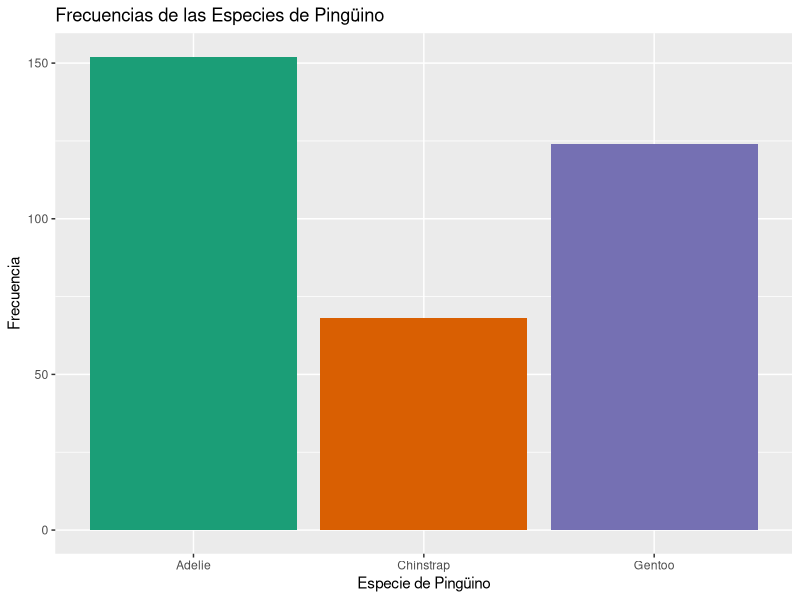
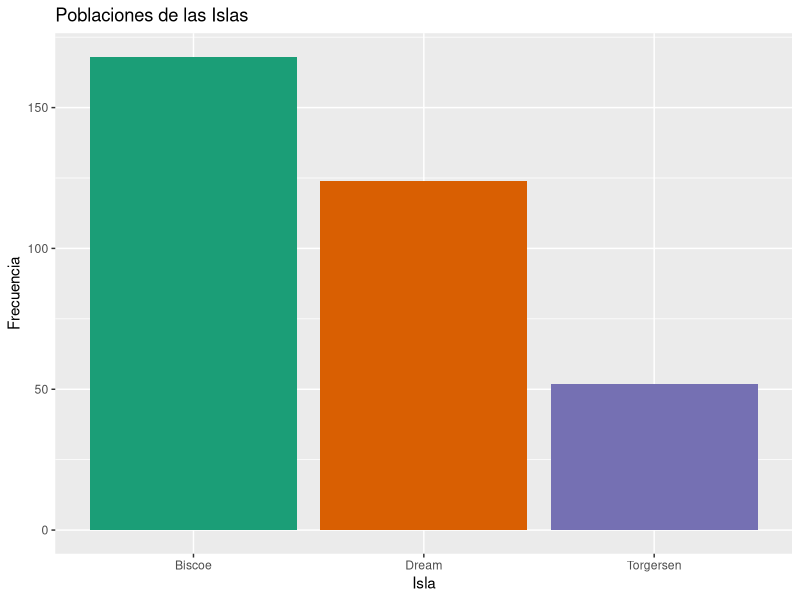
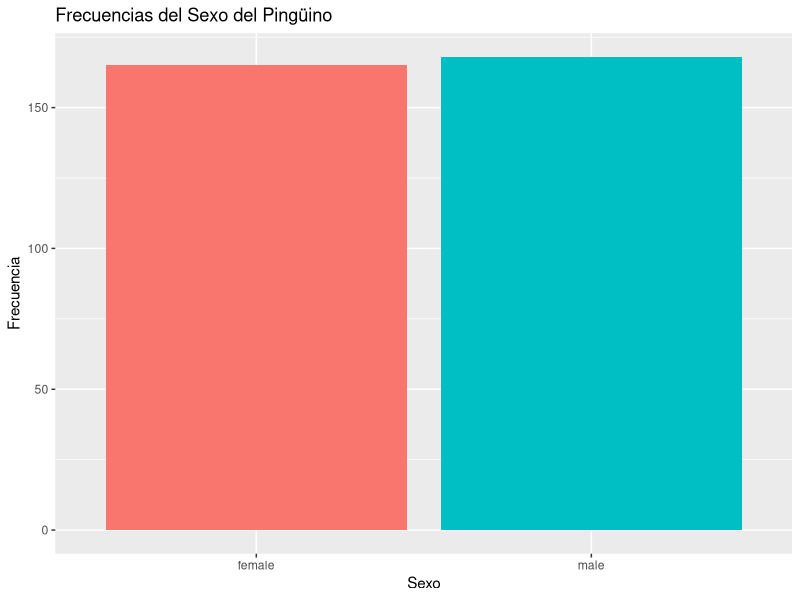
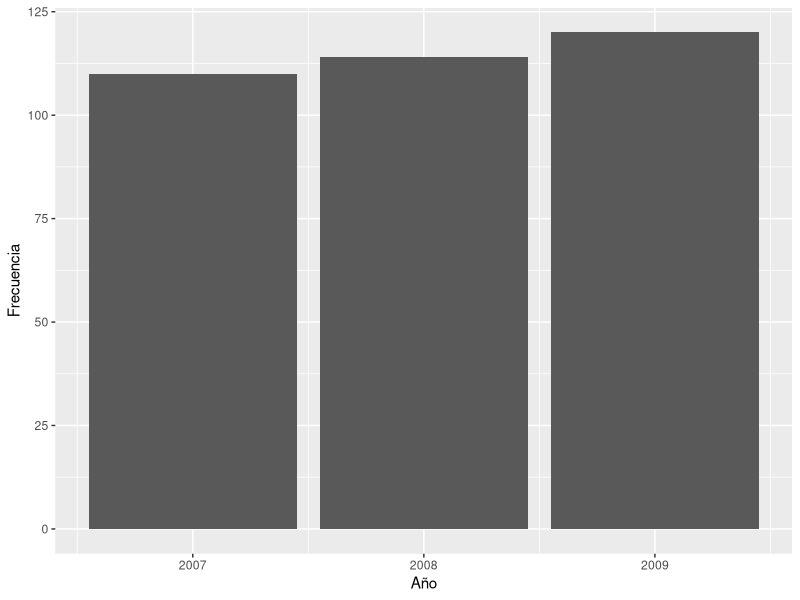
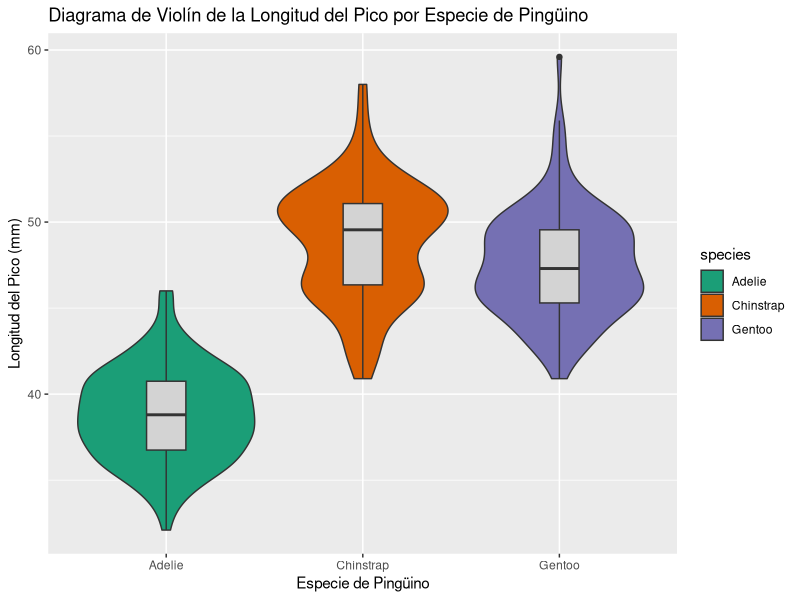
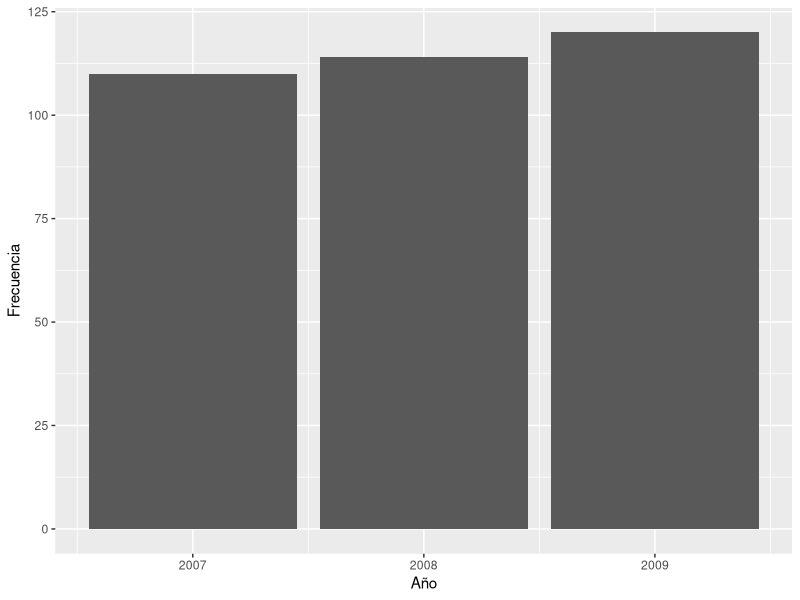
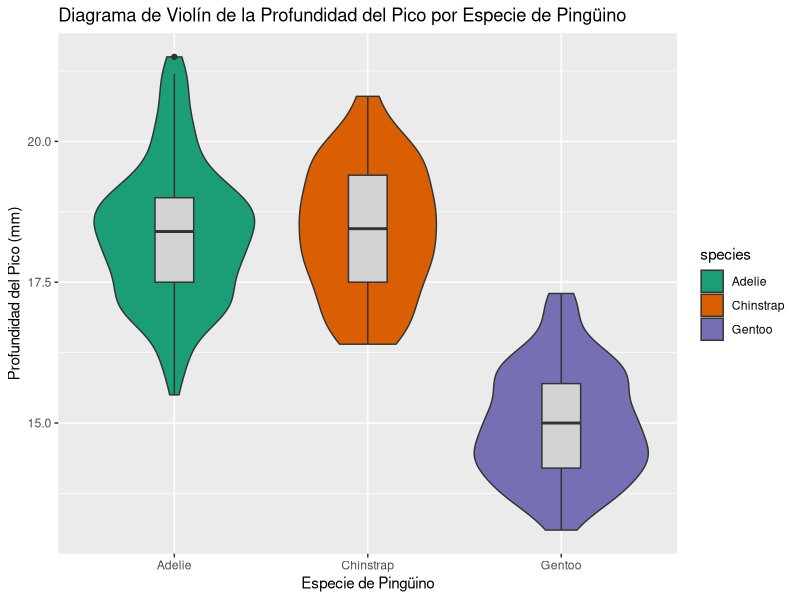
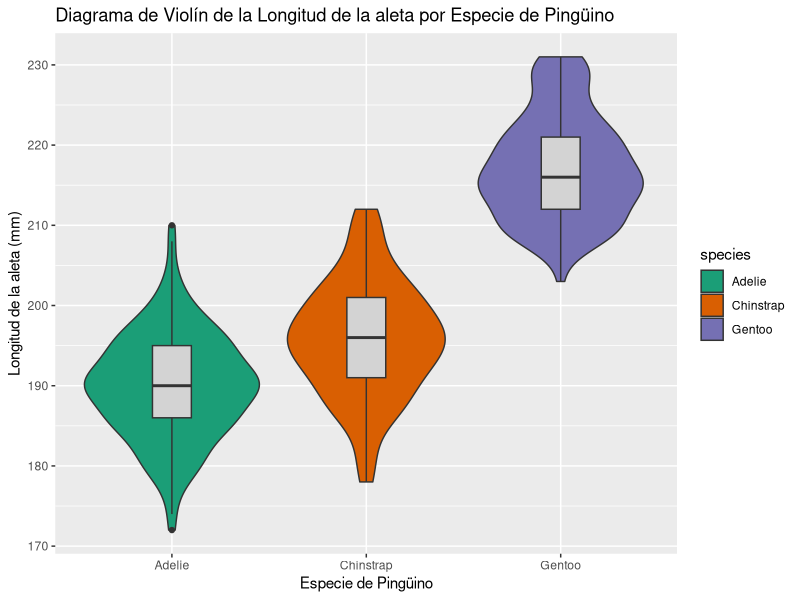

Here is the R script that generated these plots, in order:
## ---- chunk 1
library(palmerpenguins)
library(ggplot2)
#library(stat_binhex)
library(corrplot)
library(tidyr)
## ---- chunk 2
library(palmerpenguins)
str(penguins)
nrows=nrow(penguins)
## ---- chunk 3
x=table(penguins$species)
c(x,"NA's"=sum(is.na(penguins$species)))
## ---- chunk 4
x=table(penguins$island)
c(x,"NA's"=sum(is.na(penguins$island)))
## ---- chunk 5
estadisticos=summary(penguins$bill_length_mm)
estadisticos
## ---- chunk 6
estadisticos=summary(penguins$bill_depth_mm)
estadisticos
## ---- chunk 7
estadisticos=summary(penguins$flipper_length_mm)
estadisticos
## ---- chunk 8
estadisticos=summary(penguins$body_mass_g)
estadisticos
## ---- chunk 9
x=table(penguins$sex)
c(x,"NA's"=sum(is.na(penguins$sex)))
## ---- chunk 10
x=table(penguins$year)
c(x,"NA's"=sum(is.na(penguins$year)))
## ---- chunk 11
pesos=na.omit(penguins$body_mass_g)
sum(pesos%%5)
## ---- chunk 12
library(ggplot2)
species_colors = c("orange", "purple", "darkcyan")
## ---- chunk 13
table(penguins$species)
## ---- chunk 14
p <- ggplot(penguins, aes(x=species, fill=species)) +
  geom_bar() +
  labs(x = "Especie de Pingüino", y = "Frecuencia",
       title = "Frecuencias de las Especies de Pingüino") +
  scale_fill_brewer(palette = "Dark2") +
  theme(legend.position="none")
print(p)
## ---- chunk 15
table(penguins$island)
## ---- chunk 16
p <- ggplot(penguins, aes(x=island, fill=island)) +
  geom_bar() +
  labs(x = "Isla", y = "Frecuencia",
       title = "Poblaciones de las Islas") +
  scale_fill_brewer(palette = "Dark2") +
  theme(legend.position="none")
print(p)
## ---- chunk 17
summary(penguins$bill_length_mm)
sd(penguins$bill_length_mm, na.rm = TRUE)
## ---- chunk 18
summary(penguins$bill_depth_mm)
sd(penguins$bill_depth_mm, na.rm = TRUE)
## ---- chunk 19
summary(penguins$flipper_length_mm)
sd(penguins$flipper_length_mm, na.rm = TRUE)
## ---- chunk 20
summary(penguins$body_mass_g)
sd(penguins$body_mass_g, na.rm = TRUE)
## ---- chunk 21
table(penguins$sex)
## ---- chunk 22
p <- ggplot(na.omit(penguins), aes(x=sex, fill=sex)) +
  geom_bar() +
  labs(x = "Sexo", y = "Frecuencia",
       title = "Frecuencias del Sexo del Pingüino") +
  theme(legend.position="none")
print(p)
## ---- chunk 23
table(penguins$year)
## ---- chunk 24
p <- ggplot(penguins, aes(x=year)) +
  geom_bar() +
  labs(x = "Año", y = "Frecuencia") +
  theme(legend.position="none")
print(p)
## ---- chunk 25
ggplot(penguins, aes(x = species, y = bill_length_mm, fill = species)) +
  geom_violin() +
  geom_boxplot(width=0.2, fill="lightgray") +
  labs(x = "Especie de Pingüino", y = "Longitud del Pico (mm)",
       title = "Diagrama de Violín de la Longitud del Pico por Especie de Pingüino") +
  scale_fill_brewer(palette = "Dark2")

print(p)
## ---- chunk 26
ggplot(penguins, aes(x = species, y = bill_depth_mm, fill = species)) +
  geom_violin() +
  geom_boxplot(width=0.2, fill="lightgray") +
  labs(x = "Especie de Pingüino", y = "Profundidad del Pico (mm)",
       title = "Diagrama de Violín de la Profundidad del Pico por Especie de Pingüino") +
  scale_fill_brewer(palette = "Dark2")
## ---- chunk 27
ggplot(penguins, aes(x = species, y = flipper_length_mm, fill = species)) +
  geom_violin() +
  geom_boxplot(width=0.2, fill="lightgray") +
  labs(x = "Especie de Pingüino", y = "Longitud de la aleta (mm)",
       title = "Diagrama de Violín de la Longitud de la aleta por Especie de Pingüino") +
  scale_fill_brewer(palette = "Dark2")
## ---- chunk 28
ggplot(penguins, aes(x = species, y = body_mass_g, fill = species)) +
  geom_violin() +
  geom_boxplot(width=0.2, fill="lightgray") +
  labs(x = "Especie de Pingüino", y = "Peso (g)",
       title = "Diagrama de Violín del Peso por Especie de Pingüino") +
  scale_fill_brewer(palette = "Dark2")
## ---- chunk 29
p <- ggplot(penguins, aes(fill=island, x=species)) +
  geom_bar() +
  labs(x = "Especie de Pingüino", y = "Frecuencia",
       title = "Distribución de la población por isla y especie")
print(p)
## ---- chunk 30
ggplot(penguins, aes(x = bill_length_mm,
                     y = flipper_length_mm,
                     color = species)) +
  geom_point(aes(shape = sex %>% as.character %>% replace(is.na(.), "NA") %>% as.factor)) +
  geom_smooth(method = "lm", se = FALSE) +
  labs(title = "Longitud del Pico y de la Aleta por Especie y Sexo",
       x = "Longitud del Pico (mm)",
       y = "Longitud de la Aleta (mm)",
       shape="Sexo", color="Especie") +
  scale_color_manual(values=species_colors)
## ---- chunk 31
p <- ggplot(penguins, aes(x = species, y = flipper_length_mm, fill = sex)) +
  geom_bar(stat = "identity", position = "stack") +
  labs(x = "Especie de Pingüino", y = "Longitud de la Aleta (mm)",
       title = "Gráfico de Barras Apiladas de la Longitud de la Aleta por Género") +
  scale_fill_brewer(palette = "Set3")

print(p)
## ---- chunk 32
#p <- ggplot(penguins, aes(x = bill_length_mm, y = flipper_length_mm)) +
#  geom_hex() +
#  labs(x = "Longitud del Pico (mm)", y = "Longitud de la Aleta (mm)",
#       title = "Dispersión de la Longitud del Pico y de la Aleta")
#
#print(p)
## ---- chunk 33
p <- ggplot(penguins, aes(x = "", fill = sex)) +
  geom_bar(width = 1) +
  coord_polar(theta = "y") +
  facet_wrap(~species) +
  labs(x = NULL, y = NULL,
       title = " Proporción de Género por Especie de Pingüino") +
  theme_void() +
  scale_fill_brewer(palette = "Set2")

print(p)
## ---- chunk 34
p <- ggplot(penguins, aes(x = bill_length_mm, y = body_mass_g, color = species)) +
  geom_point() +
  geom_smooth(method = "lm", se = FALSE) +
  labs(x = "Longitud del Pico (mm)", y = "Masa Corporal (g)",
       title = "Longitud del Pico y Masa Corporal por Especie de Pingüino") +
  scale_color_brewer(palette = "Set2")

print(p)
## ---- chunk 35
p <- ggplot(penguins, aes(x = bill_length_mm, y = bill_depth_mm, color = species)) +
  geom_point() +
  geom_smooth(method = "lm", se = FALSE) +
  labs(x = "Longitud del Pico (mm)", y = "Profundidad del Pico (mm)",
       title = "Dimensiones del Pico por Especie de Pingüino") +
  scale_color_brewer(palette = "Set2")

print(p)
## ---- chunk 36
library(ggplot2)

p <- ggplot(penguins, aes(x = flipper_length_mm, y = body_mass_g, size = bill_length_mm, color = species)) +
  geom_point(alpha = 0.7) +
  scale_size_continuous(range = c(3, 10)) +
  labs(x = "Longitud de la Aleta (mm)", y = "Peso Corporal (g)",
       title = "Longitud de Aleta vs. Peso Corporal vs. Tamaño del Pico por Especie de Pingüino")

print(p)
## ---- chunk 37

p <- ggplot(penguins, aes(x = island, fill = species)) +
  geom_bar() +
  labs(x = "Isla", y = "Número de Especies",
       title = "Número de Especies por Isla") +
  scale_fill_brewer(palette = "Set2")

print(p)
## ---- chunk 38
library(ggplot2)

p <- ggplot(penguins, aes(x = year, y = body_mass_g)) +
  geom_point() +
  labs(x = "Año", y = "Peso Corporal (g)",
       title = " Año vs. Peso Corporal de Pingüinos")

print(p)
## ---- chunk 39
library(ggplot2)

p <- ggplot(penguins, aes(x = year, y = body_mass_g)) +
  geom_bar(stat = "summary", fun = "mean", fill = "skyblue") +
  labs(x = "Año", y = "Peso Corporal Promedio (g)",
       title = "Peso Corporal Promedio de Pingüinos por Año")

print(p)
## ---- chunk 40
library(ggplot2)

p <- ggplot(penguins, aes(x = interaction(species, island), y = bill_length_mm)) +
  geom_bar(stat = "summary", fun = "mean", fill = "skyblue", position = "dodge") +
  labs(x = "Especie e Isla", y = "Longitud del Pico Promedio (mm)",
       title = "Longitud del Pico Promedio por Combinación de Especie e Isla") +
  theme(axis.text.x = element_text(angle = 45, hjust = 1))

print(p)
## ---- chunk 41
#Para poder la foto:
#descarga la foto y pollo en el directori del cartografia
# instruccion:  ![Descripcion que quieras]{ruta}
## ---- chunk 42
p <- ggplot(na.omit(penguins), aes(x = species, y = bill_length_mm, fill = sex)) +
  geom_violin() +
  labs(x = "Especie de Pingüino", y = "Longitud del Pico (mm)",
       title = "Diagrama de Violín de la Longitud del Pico por Especie de Pingüino") +
  scale_fill_brewer(palette = "Dark2")

print(p)
## ---- chunk 43
p <- ggplot(na.omit(penguins), aes(x = species, y = bill_depth_mm, fill = sex)) +
  geom_violin() +
  labs(x = "Especie de Pingüino", y = "Profundidad del Pico (mm)",
       title = "Diagrama de Violín de la Profundidad del Pico por Especie de Pingüino") +
  scale_fill_brewer(palette = "Dark2")

print(p)
## ---- chunk 44
p <- ggplot(na.omit(penguins), aes(x = species, y = flipper_length_mm, fill = sex)) +
  geom_violin() +
  labs(x = "Especie de Pingüino", y = "Longitud de la aleta (mm)",
       title = "Diagrama de Violín de la Longitud de la aleta por Especie de Pingüino") +
  scale_fill_brewer(palette = "Dark2")

print(p)
## ---- chunk 45
p <- ggplot(na.omit(penguins), aes(x = species, y = body_mass_g, fill = sex)) +
  geom_violin() +
  labs(x = "Especie de Pingüino", y = "Peso (g)",
       title = "Diagrama de Violín del Peso por Especie de Pingüino") +
  scale_fill_brewer(palette = "Dark2")

print(p)
## ---- chunk 46
ggplot(penguins, aes(x = island, y = bill_length_mm, fill = island)) +
  geom_violin() +
  geom_boxplot(width=0.2, fill="lightgray") +
  labs(x = "Especie de Pingüino", y = "Longitud del Pico (mm)",
       title = "Diagrama de Violín de la Longitud del Pico por Año", fill="year") + 
  scale_fill_brewer(palette = "Dark2")
## ---- chunk 47
ggplot(penguins, aes(x = island, y = bill_depth_mm, fill = island)) +
  geom_violin() +
  geom_boxplot(width=0.2, fill="lightgray") +
  labs(x = "Especie de Pingüino", y = "Profundidad del Pico (mm)",
       title = "Diagrama de Violín de la Profundidad del Pico por Año", fill="year") +
  scale_fill_brewer(palette = "Dark2")
## ---- chunk 48
ggplot(penguins, aes(x = island, y = flipper_length_mm, fill = island)) +
  geom_violin() +
  geom_boxplot(width=0.2, fill="lightgray") +
  labs(x = "Especie de Pingüino", y = "Longitud de la aleta (mm)",
       title = "Diagrama de Violín del Peso por Año", fill="year") +
  scale_fill_brewer(palette = "Dark2")
## ---- chunk 49
ggplot(penguins, aes(x = island, y = body_mass_g, fill = island)) +
  geom_violin() +
  geom_boxplot(width=0.2, fill="lightgray") +
  labs(x = "Especie de Pingüino", y = "Peso (g)",
       title = "Diagrama de Violín del Peso por Año") +
  scale_fill_brewer(palette = "Dark2")
## ---- chunk 50
ggplot(penguins, aes(x = as.factor(year), y = bill_length_mm, fill = as.factor(year))) +
  geom_violin() +
  geom_boxplot(width=0.2, fill="lightgray") +
  labs(x = "Especie de Pingüino", y = "Longitud del Pico (mm)",
       title = "Diagrama de Violín de la Longitud del Pico por Año", fill="year") + 
  scale_fill_brewer(palette = "Dark2")
## ---- chunk 51
ggplot(penguins, aes(x = as.factor(year), y = bill_depth_mm, fill = as.factor(year))) +
  geom_violin() +
  geom_boxplot(width=0.2, fill="lightgray") +
  labs(x = "Especie de Pingüino", y = "Profundidad del Pico (mm)",
       title = "Diagrama de Violín de la Profundidad del Pico por Año", fill="year") +
  scale_fill_brewer(palette = "Dark2")
## ---- chunk 52
ggplot(penguins, aes(x = as.factor(year), y = flipper_length_mm, fill = as.factor(year))) +
  geom_violin() +
  geom_boxplot(width=0.2, fill="lightgray") +
  labs(x = "Especie de Pingüino", y = "Longitud de la aleta (mm)",
       title = "Diagrama de Violín del Peso por Año", fill="year") +
  scale_fill_brewer(palette = "Dark2")
## ---- chunk 53
ggplot(penguins, aes(x = as.factor(year), y = body_mass_g, fill = as.factor(year))) +
  geom_violin() +
  geom_boxplot(width=0.2, fill="lightgray") +
  labs(x = "Especie de Pingüino", y = "Peso (g)",
       title = "Diagrama de Violín del Peso por Año") +
  scale_fill_brewer(palette = "Dark2")
